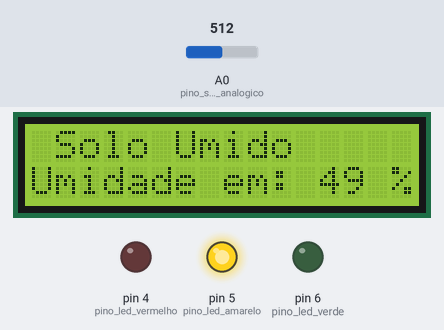
The sketch below on a simulated Arduino Uno, built with avr-gcc and run on an emulated ATmega328P. Parts: 16×2 character LCD, output pins drawn as LEDs (lit = HIGH). The test bench sets the inputs (shaded band); at power-on: A0 (pino_sinal_analogico) = 512.

Above: at 5.2 s.
5.3 s: A0 (pino_sinal_analogico) set to 390
At 6.1 s:
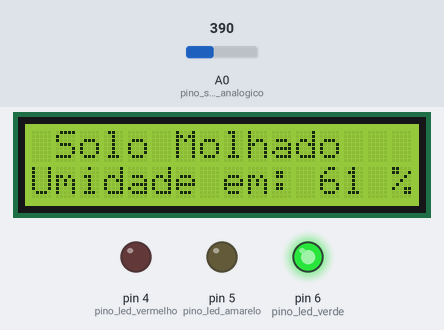
6.8 s: A0 (pino_sinal_analogico) set to 810
At 7.6 s:
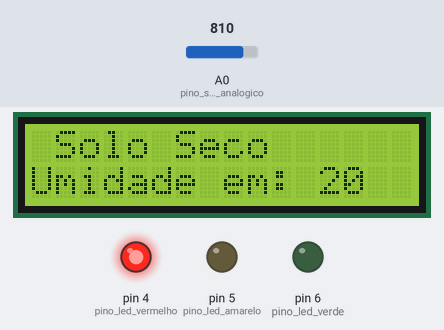
8.3 s: A0 (pino_sinal_analogico) set to 790
At 9.0 s:
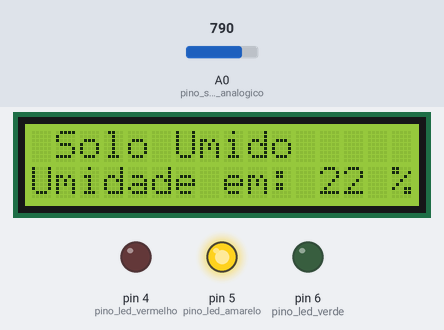
9.8 s: A0 (pino_sinal_analogico) set to 1023
At 10.3 s:
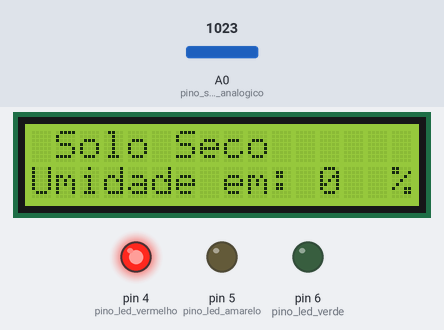
11.3 s: A0 (pino_sinal_analogico) set to 306
At 12.4 s:
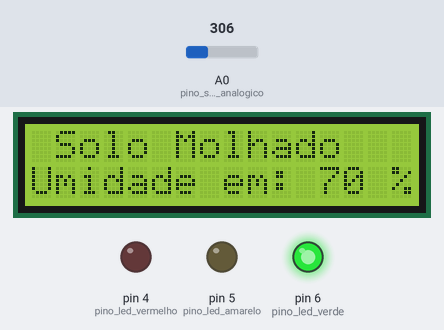
Timing chart, 0 to 13.8 s (numbered marks = the images above; inputs shaded):
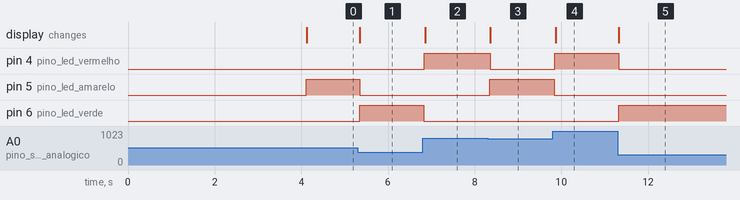

The sketch:

Sensor_Umidade_de_Solo_Com_Display_LCD_I2C.ino
```cpp
#include <Wire.h>
#include <LiquidCrystal_I2C.h>
LiquidCrystal_I2C lcd(0x27, 16, 2);

#define pino_sinal_analogico A0
#define pino_led_vermelho 4
#define pino_led_amarelo 5
#define pino_led_verde 6

int valor_analogico;
int umidade;

void setup() {
  pinMode(pino_sinal_analogico, INPUT);
  pinMode(pino_led_vermelho, OUTPUT);
  pinMode(pino_led_amarelo, OUTPUT);
  pinMode(pino_led_verde, OUTPUT);

  lcd.init();
  lcd.setBacklight(HIGH);
  lcd.print("Umidade de Solo");
  lcd.setCursor(0, 1);
  lcd.print("Vitor Ferrari");
  delay(4000);
  lcd.clear();
}

void loop() {
  valor_analogico = analogRead(pino_sinal_analogico);
  umidade = analogRead(A0);
  umidade = map(umidade, 1023, 0, 0, 100);

  //Solo umido, acende o led verde
  if (valor_analogico > 0 && valor_analogico < 400) {
    lcd.setBacklight(HIGH);
    lcd.setCursor(0, 0);
    lcd.print(" Solo Molhado");
    lcd.setCursor(0, 1);
    lcd.print("Umidade em: ");
    lcd.print(umidade);
    lcd.print(" %");
    digitalWrite(pino_led_verde, HIGH);
  } else {
    digitalWrite(pino_led_verde, LOW);
  }

  //Solo com umidade moderada, acende led amarelo
  if (valor_analogico > 400 && valor_analogico < 800) {
    lcd.setBacklight(HIGH);
    lcd.setCursor(0, 0);
    lcd.print(" Solo Umido        ");
    digitalWrite(pino_led_amarelo, HIGH);
    lcd.setCursor(0, 1);
    lcd.print("Umidade em: ");
    lcd.print(umidade);
    lcd.print(" %");
  } else {
    digitalWrite(pino_led_amarelo, LOW);
  }

  //Solo seco, acende led vermelho
  if (valor_analogico > 800 && valor_analogico < 1024) {
    lcd.setBacklight(HIGH);
    lcd.setCursor(0, 0);
    lcd.print(" Solo Seco         ");
    digitalWrite(pino_led_vermelho, HIGH);
    lcd.setCursor(0, 1);
    lcd.print("Umidade em: ");
    lcd.print(umidade);
    lcd.print("  %");
  } else {
    digitalWrite(pino_led_vermelho, LOW);
  }
}
```

Measured:
- after the input at 5.3 s, pin 5 (pino_led_amarelo): HIGH → LOW after 0.05 s; pin 6 (pino_led_verde): LOW → HIGH after 0.05 s; the display: changes after 0.05 s (image 1)
- after the input at 6.8 s, pin 4 (pino_led_vermelho): LOW → HIGH at once; pin 6 (pino_led_verde): HIGH → LOW at once; the display: changes after 0.06 s (image 2)
- after the input at 8.3 s, pin 4 (pino_led_vermelho): HIGH → LOW after 0.06 s; pin 5 (pino_led_amarelo): LOW → HIGH after 0.05 s; the display: changes after 0.06 s (image 3)
- after the input at 9.8 s, pin 4 (pino_led_vermelho): LOW → HIGH after 0.05 s; pin 5 (pino_led_amarelo): HIGH → LOW at once; the display: changes after 0.07 s (image 4)
- after the input at 11.3 s, pin 4 (pino_led_vermelho): HIGH → LOW at once; pin 6 (pino_led_verde): LOW → HIGH at once; the display: changes at once (image 5)
